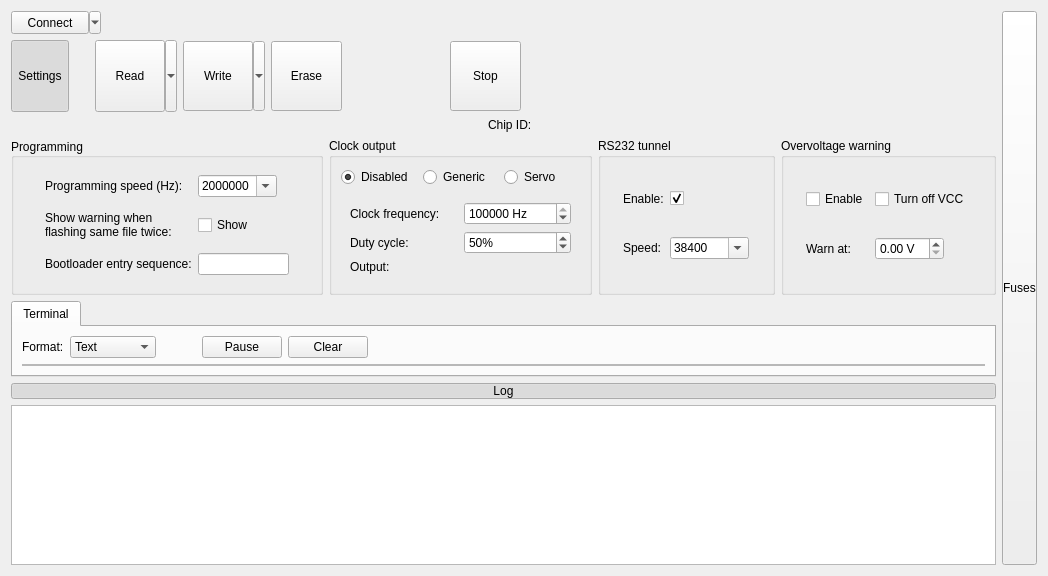
<?xml version="1.0" encoding="UTF-8"?>
<ui version="4.0">
 <class>FullProgrammerUI</class>
 <widget class="QWidget" name="FullProgrammerUI">
  <property name="geometry">
   <rect>
    <x>0</x>
    <y>0</y>
    <width>1048</width>
    <height>576</height>
   </rect>
  </property>
  <property name="windowTitle">
   <string>Form</string>
  </property>
  <layout class="QHBoxLayout" name="mainLayout">
   <item>
    <layout class="QVBoxLayout" name="verticalLayout" stretch="0,0,0,0,1,0,0">
     <item>
      <layout class="QHBoxLayout" name="topLayout" stretch="0,0,0,0,0">
       <item>
        <widget class="QToolButton" name="connectButton">
         <property name="sizePolicy">
          <sizepolicy hsizetype="Minimum" vsizetype="Fixed">
           <horstretch>0</horstretch>
           <verstretch>0</verstretch>
          </sizepolicy>
         </property>
         <property name="minimumSize">
          <size>
           <width>90</width>
           <height>23</height>
          </size>
         </property>
         <property name="text">
          <string>Connect</string>
         </property>
         <property name="popupMode">
          <enum>QToolButton::MenuButtonPopup</enum>
         </property>
         <property name="toolButtonStyle">
          <enum>Qt::ToolButtonTextOnly</enum>
         </property>
        </widget>
       </item>
       <item>
        <widget class="QLabel" name="progIcon">
         <property name="minimumSize">
          <size>
           <width>16</width>
           <height>16</height>
          </size>
         </property>
         <property name="maximumSize">
          <size>
           <width>16</width>
           <height>16</height>
          </size>
         </property>
         <property name="toolTip">
          <string>Programmer type</string>
         </property>
         <property name="text">
          <string/>
         </property>
        </widget>
       </item>
       <item>
        <widget class="QLabel" name="progName">
         <property name="sizePolicy">
          <sizepolicy hsizetype="Minimum" vsizetype="Preferred">
           <horstretch>0</horstretch>
           <verstretch>0</verstretch>
          </sizepolicy>
         </property>
         <property name="toolTip">
          <string>Programmer type</string>
         </property>
         <property name="text">
          <string/>
         </property>
        </widget>
       </item>
       <item>
        <spacer name="horizontalSpacer_6">
         <property name="orientation">
          <enum>Qt::Horizontal</enum>
         </property>
         <property name="sizeType">
          <enum>QSizePolicy::Fixed</enum>
         </property>
         <property name="sizeHint" stdset="0">
          <size>
           <width>40</width>
           <height>20</height>
          </size>
         </property>
        </spacer>
       </item>
       <item>
        <spacer name="horizontalSpacer">
         <property name="orientation">
          <enum>Qt::Horizontal</enum>
         </property>
         <property name="sizeType">
          <enum>QSizePolicy::Expanding</enum>
         </property>
         <property name="sizeHint" stdset="0">
          <size>
           <width>40</width>
           <height>20</height>
          </size>
         </property>
        </spacer>
       </item>
      </layout>
     </item>
     <item>
      <layout class="QHBoxLayout" name="horizontalLayout">
       <item>
        <widget class="QToolButton" name="settingsBtn">
         <property name="minimumSize">
          <size>
           <width>1</width>
           <height>72</height>
          </size>
         </property>
         <property name="text">
          <string>Settings</string>
         </property>
         <property name="icon">
          <iconset resource="../programmericons.qrc">
           <normaloff>:/icons/system_dark</normaloff>:/icons/system_dark</iconset>
         </property>
         <property name="iconSize">
          <size>
           <width>48</width>
           <height>48</height>
          </size>
         </property>
         <property name="checkable">
          <bool>true</bool>
         </property>
         <property name="checked">
          <bool>true</bool>
         </property>
         <property name="popupMode">
          <enum>QToolButton::DelayedPopup</enum>
         </property>
         <property name="toolButtonStyle">
          <enum>Qt::ToolButtonTextUnderIcon</enum>
         </property>
        </widget>
       </item>
       <item>
        <spacer name="horizontalSpacer_8">
         <property name="orientation">
          <enum>Qt::Horizontal</enum>
         </property>
         <property name="sizeType">
          <enum>QSizePolicy::Fixed</enum>
         </property>
         <property name="sizeHint" stdset="0">
          <size>
           <width>20</width>
           <height>20</height>
          </size>
         </property>
        </spacer>
       </item>
       <item>
        <widget class="QToolButton" name="readButton">
         <property name="minimumSize">
          <size>
           <width>82</width>
           <height>72</height>
          </size>
         </property>
         <property name="text">
          <string>Read</string>
         </property>
         <property name="icon">
          <iconset resource="../programmericons.qrc">
           <normaloff>:/icons/read_chip.png</normaloff>:/icons/read_chip.png</iconset>
         </property>
         <property name="iconSize">
          <size>
           <width>48</width>
           <height>48</height>
          </size>
         </property>
         <property name="popupMode">
          <enum>QToolButton::MenuButtonPopup</enum>
         </property>
         <property name="toolButtonStyle">
          <enum>Qt::ToolButtonTextUnderIcon</enum>
         </property>
         <property name="arrowType">
          <enum>Qt::NoArrow</enum>
         </property>
        </widget>
       </item>
       <item>
        <widget class="QToolButton" name="writeButton">
         <property name="sizePolicy">
          <sizepolicy hsizetype="Fixed" vsizetype="Fixed">
           <horstretch>0</horstretch>
           <verstretch>0</verstretch>
          </sizepolicy>
         </property>
         <property name="minimumSize">
          <size>
           <width>82</width>
           <height>70</height>
          </size>
         </property>
         <property name="styleSheet">
          <string notr="true"/>
         </property>
         <property name="text">
          <string>Write</string>
         </property>
         <property name="icon">
          <iconset resource="../programmericons.qrc">
           <normaloff>:/icons/write_chip.png</normaloff>:/icons/write_chip.png</iconset>
         </property>
         <property name="iconSize">
          <size>
           <width>48</width>
           <height>48</height>
          </size>
         </property>
         <property name="popupMode">
          <enum>QToolButton::MenuButtonPopup</enum>
         </property>
         <property name="toolButtonStyle">
          <enum>Qt::ToolButtonTextUnderIcon</enum>
         </property>
         <property name="autoRaise">
          <bool>false</bool>
         </property>
        </widget>
       </item>
       <item>
        <widget class="QToolButton" name="eraseButton">
         <property name="sizePolicy">
          <sizepolicy hsizetype="Fixed" vsizetype="Fixed">
           <horstretch>0</horstretch>
           <verstretch>0</verstretch>
          </sizepolicy>
         </property>
         <property name="minimumSize">
          <size>
           <width>71</width>
           <height>70</height>
          </size>
         </property>
         <property name="text">
          <string>Erase</string>
         </property>
         <property name="icon">
          <iconset resource="../programmericons.qrc">
           <normaloff>:/icons/erase_chip.png</normaloff>:/icons/erase_chip.png</iconset>
         </property>
         <property name="iconSize">
          <size>
           <width>48</width>
           <height>48</height>
          </size>
         </property>
         <property name="toolButtonStyle">
          <enum>Qt::ToolButtonTextUnderIcon</enum>
         </property>
        </widget>
       </item>
       <item>
        <spacer name="horizontalSpacer_5">
         <property name="orientation">
          <enum>Qt::Horizontal</enum>
         </property>
         <property name="sizeType">
          <enum>QSizePolicy::Fixed</enum>
         </property>
         <property name="sizeHint" stdset="0">
          <size>
           <width>13</width>
           <height>20</height>
          </size>
         </property>
        </spacer>
       </item>
       <item>
        <layout class="QHBoxLayout" name="hor_layout">
         <item>
          <widget class="QLabel" name="engineLabel">
           <property name="text">
            <string notr="true"/>
           </property>
           <property name="alignment">
            <set>Qt::AlignLeading|Qt::AlignLeft|Qt::AlignTop</set>
           </property>
          </widget>
         </item>
         <item>
          <layout class="QVBoxLayout" name="vddLayout"/>
         </item>
        </layout>
       </item>
       <item>
        <widget class="QLabel" name="vccLabel">
         <property name="sizePolicy">
          <sizepolicy hsizetype="Fixed" vsizetype="Preferred">
           <horstretch>0</horstretch>
           <verstretch>0</verstretch>
          </sizepolicy>
         </property>
         <property name="minimumSize">
          <size>
           <width>70</width>
           <height>0</height>
          </size>
         </property>
         <property name="font">
          <font>
           <pointsize>12</pointsize>
           <weight>75</weight>
           <bold>true</bold>
          </font>
         </property>
         <property name="toolTip">
          <string>Voltage</string>
         </property>
         <property name="autoFillBackground">
          <bool>false</bool>
         </property>
         <property name="text">
          <string/>
         </property>
         <property name="alignment">
          <set>Qt::AlignCenter</set>
         </property>
        </widget>
       </item>
       <item>
        <widget class="QToolButton" name="startStopBtn">
         <property name="sizePolicy">
          <sizepolicy hsizetype="Fixed" vsizetype="Fixed">
           <horstretch>0</horstretch>
           <verstretch>0</verstretch>
          </sizepolicy>
         </property>
         <property name="minimumSize">
          <size>
           <width>71</width>
           <height>70</height>
          </size>
         </property>
         <property name="styleSheet">
          <string notr="true"/>
         </property>
         <property name="text">
          <string>Stop</string>
         </property>
         <property name="icon">
          <iconset resource="../programmericons.qrc">
           <normaloff>:/icons/stop</normaloff>
           <normalon>:/icons/stop</normalon>
           <activeon>:/icons/stop</activeon>:/icons/stop</iconset>
         </property>
         <property name="iconSize">
          <size>
           <width>48</width>
           <height>48</height>
          </size>
         </property>
         <property name="checkable">
          <bool>false</bool>
         </property>
         <property name="popupMode">
          <enum>QToolButton::DelayedPopup</enum>
         </property>
         <property name="toolButtonStyle">
          <enum>Qt::ToolButtonTextUnderIcon</enum>
         </property>
         <property name="autoRaise">
          <bool>false</bool>
         </property>
         <property name="arrowType">
          <enum>Qt::NoArrow</enum>
         </property>
        </widget>
       </item>
       <item>
        <spacer name="horizontalSpacer_3">
         <property name="orientation">
          <enum>Qt::Horizontal</enum>
         </property>
         <property name="sizeType">
          <enum>QSizePolicy::Expanding</enum>
         </property>
         <property name="sizeHint" stdset="0">
          <size>
           <width>40</width>
           <height>20</height>
          </size>
         </property>
        </spacer>
       </item>
      </layout>
     </item>
     <item>
      <layout class="QHBoxLayout" name="toolLayout" stretch="0,0,0,0">
       <item>
        <widget class="QLabel" name="filename">
         <property name="sizePolicy">
          <sizepolicy hsizetype="Fixed" vsizetype="Preferred">
           <horstretch>0</horstretch>
           <verstretch>0</verstretch>
          </sizepolicy>
         </property>
         <property name="text">
          <string>&lt;No file loaded&gt;</string>
         </property>
        </widget>
       </item>
       <item>
        <widget class="QLabel" name="filedate">
         <property name="sizePolicy">
          <sizepolicy hsizetype="Expanding" vsizetype="Preferred">
           <horstretch>0</horstretch>
           <verstretch>0</verstretch>
          </sizepolicy>
         </property>
         <property name="text">
          <string notr="true"/>
         </property>
        </widget>
       </item>
       <item>
        <widget class="QLabel" name="label_2">
         <property name="text">
          <string>Chip ID:</string>
         </property>
        </widget>
       </item>
       <item>
        <widget class="QLabel" name="chipIdLabel">
         <property name="sizePolicy">
          <sizepolicy hsizetype="Expanding" vsizetype="Preferred">
           <horstretch>0</horstretch>
           <verstretch>0</verstretch>
          </sizepolicy>
         </property>
         <property name="text">
          <string notr="true"/>
         </property>
        </widget>
       </item>
      </layout>
     </item>
     <item>
      <layout class="QHBoxLayout" name="horizontalLayout_2">
       <item>
        <widget class="QGroupBox" name="progBox">
         <property name="title">
          <string>Programming</string>
         </property>
         <property name="alignment">
          <set>Qt::AlignLeading|Qt::AlignLeft|Qt::AlignVCenter</set>
         </property>
         <layout class="QGridLayout" name="gridLayout">
          <item row="0" column="1">
           <widget class="QLabel" name="label">
            <property name="sizePolicy">
             <sizepolicy hsizetype="Fixed" vsizetype="Fixed">
              <horstretch>0</horstretch>
              <verstretch>0</verstretch>
             </sizepolicy>
            </property>
            <property name="text">
             <string>Programming speed (Hz):</string>
            </property>
           </widget>
          </item>
          <item row="0" column="2">
           <widget class="QComboBox" name="progSpeedBox">
            <property name="sizePolicy">
             <sizepolicy hsizetype="Fixed" vsizetype="Fixed">
              <horstretch>0</horstretch>
              <verstretch>0</verstretch>
             </sizepolicy>
            </property>
            <property name="editable">
             <bool>true</bool>
            </property>
            <property name="currentIndex">
             <number>3</number>
            </property>
            <property name="sizeAdjustPolicy">
             <enum>QComboBox::AdjustToContents</enum>
            </property>
            <item>
             <property name="text">
              <string>250000</string>
             </property>
            </item>
            <item>
             <property name="text">
              <string>500000</string>
             </property>
            </item>
            <item>
             <property name="text">
              <string>1000000</string>
             </property>
            </item>
            <item>
             <property name="text">
              <string>2000000</string>
             </property>
            </item>
           </widget>
          </item>
          <item row="1" column="1">
           <widget class="QLabel" name="label_4">
            <property name="text">
             <string>Show warning when
flashing same file twice:</string>
            </property>
           </widget>
          </item>
          <item row="1" column="2">
           <widget class="QCheckBox" name="flashWarnBox">
            <property name="text">
             <string>Show</string>
            </property>
           </widget>
          </item>
          <item row="0" column="3">
           <spacer name="horizontalSpacer_12">
            <property name="orientation">
             <enum>Qt::Horizontal</enum>
            </property>
            <property name="sizeHint" stdset="0">
             <size>
              <width>40</width>
              <height>20</height>
             </size>
            </property>
           </spacer>
          </item>
          <item row="0" column="0">
           <spacer name="horizontalSpacer_13">
            <property name="orientation">
             <enum>Qt::Horizontal</enum>
            </property>
            <property name="sizeHint" stdset="0">
             <size>
              <width>40</width>
              <height>20</height>
             </size>
            </property>
           </spacer>
          </item>
          <item row="2" column="1">
           <widget class="QLabel" name="bootseqLabel">
            <property name="toolTip">
             <string>Bytes which cause running program to restart into bootloader. Hex or normal numbers separateed by spaces.</string>
            </property>
            <property name="text">
             <string>Bootloader entry sequence:</string>
            </property>
           </widget>
          </item>
          <item row="2" column="2">
           <widget class="QLineEdit" name="bootseqEdit">
            <property name="toolTip">
             <string>Bytes which cause running program to restart into bootloader. Hex or normal numbers separateed by spaces.</string>
            </property>
           </widget>
          </item>
         </layout>
        </widget>
       </item>
       <item>
        <widget class="QGroupBox" name="pwmBox">
         <property name="sizePolicy">
          <sizepolicy hsizetype="Preferred" vsizetype="Minimum">
           <horstretch>0</horstretch>
           <verstretch>0</verstretch>
          </sizepolicy>
         </property>
         <property name="title">
          <string>Clock output</string>
         </property>
         <layout class="QVBoxLayout" name="verticalLayout_3">
          <item>
           <layout class="QHBoxLayout" name="horizontalLayout_5">
            <item>
             <widget class="QRadioButton" name="disablePwmRadio">
              <property name="text">
               <string>Disabled</string>
              </property>
              <property name="checked">
               <bool>true</bool>
              </property>
              <attribute name="buttonGroup">
               <string>pwmRadioGroup</string>
              </attribute>
             </widget>
            </item>
            <item>
             <widget class="QRadioButton" name="genericPwmRadio">
              <property name="text">
               <string>Generic</string>
              </property>
              <attribute name="buttonGroup">
               <string>pwmRadioGroup</string>
              </attribute>
             </widget>
            </item>
            <item>
             <widget class="QRadioButton" name="servoPwmRadio">
              <property name="text">
               <string>Servo</string>
              </property>
              <attribute name="buttonGroup">
               <string>pwmRadioGroup</string>
              </attribute>
             </widget>
            </item>
           </layout>
          </item>
          <item>
           <widget class="QStackedWidget" name="pwmStack">
            <property name="sizePolicy">
             <sizepolicy hsizetype="Preferred" vsizetype="Minimum">
              <horstretch>0</horstretch>
              <verstretch>0</verstretch>
             </sizepolicy>
            </property>
            <property name="currentIndex">
             <number>1</number>
            </property>
            <widget class="QWidget" name="page_3"/>
            <widget class="QWidget" name="page">
             <layout class="QGridLayout" name="gridLayout_4">
              <item row="0" column="1">
               <widget class="QSpinBox" name="pwmFreqSpin">
                <property name="suffix">
                 <string> Hz</string>
                </property>
                <property name="maximum">
                 <number>1000000000</number>
                </property>
                <property name="singleStep">
                 <number>1000000</number>
                </property>
                <property name="value">
                 <number>16000000</number>
                </property>
               </widget>
              </item>
              <item row="0" column="0">
               <widget class="QLabel" name="label_8">
                <property name="text">
                 <string>Clock frequency:</string>
                </property>
               </widget>
              </item>
              <item row="1" column="0">
               <widget class="QLabel" name="label_9">
                <property name="text">
                 <string>Duty cycle:</string>
                </property>
               </widget>
              </item>
              <item row="1" column="1">
               <widget class="QSpinBox" name="dutySpin">
                <property name="suffix">
                 <string>%</string>
                </property>
                <property name="maximum">
                 <number>100</number>
                </property>
                <property name="value">
                 <number>50</number>
                </property>
               </widget>
              </item>
              <item row="2" column="0">
               <widget class="QLabel" name="label_12">
                <property name="toolTip">
                 <string>Real output frequency and duty cycle can vary from requested values because shupito is can make only certain frequencies.</string>
                </property>
                <property name="text">
                 <string>Output:</string>
                </property>
               </widget>
              </item>
              <item row="2" column="1">
               <widget class="QLabel" name="pwmReal">
                <property name="text">
                 <string/>
                </property>
               </widget>
              </item>
             </layout>
            </widget>
            <widget class="QWidget" name="page_2">
             <layout class="QVBoxLayout" name="verticalLayout_4">
              <item>
               <layout class="QHBoxLayout" name="horizontalLayout_7">
                <item>
                 <widget class="QSpinBox" name="servoPosSpin">
                  <property name="suffix">
                   <string>°</string>
                  </property>
                  <property name="minimum">
                   <number>0</number>
                  </property>
                  <property name="maximum">
                   <number>180</number>
                  </property>
                  <property name="value">
                   <number>90</number>
                  </property>
                 </widget>
                </item>
                <item>
                 <widget class="QSlider" name="servoPosSlider">
                  <property name="minimum">
                   <number>0</number>
                  </property>
                  <property name="maximum">
                   <number>180</number>
                  </property>
                  <property name="value">
                   <number>90</number>
                  </property>
                  <property name="orientation">
                   <enum>Qt::Horizontal</enum>
                  </property>
                  <property name="tickPosition">
                   <enum>QSlider::TicksBelow</enum>
                  </property>
                  <property name="tickInterval">
                   <number>0</number>
                  </property>
                 </widget>
                </item>
               </layout>
              </item>
              <item>
               <layout class="QHBoxLayout" name="horizontalLayout_6">
                <item>
                 <widget class="QLabel" name="label_10">
                  <property name="text">
                   <string>Min:</string>
                  </property>
                 </widget>
                </item>
                <item>
                 <widget class="QDoubleSpinBox" name="minServoPeriodBox">
                  <property name="suffix">
                   <string> ms</string>
                  </property>
                  <property name="minimum">
                   <double>0.100000000000000</double>
                  </property>
                  <property name="maximum">
                   <double>20.000000000000000</double>
                  </property>
                  <property name="value">
                   <double>0.500000000000000</double>
                  </property>
                 </widget>
                </item>
                <item>
                 <widget class="QLabel" name="label_11">
                  <property name="text">
                   <string>Max:</string>
                  </property>
                 </widget>
                </item>
                <item>
                 <widget class="QDoubleSpinBox" name="maxServoPeriodBox">
                  <property name="suffix">
                   <string> ms</string>
                  </property>
                  <property name="minimum">
                   <double>0.100000000000000</double>
                  </property>
                  <property name="maximum">
                   <double>20.000000000000000</double>
                  </property>
                  <property name="value">
                   <double>2.500000000000000</double>
                  </property>
                 </widget>
                </item>
               </layout>
              </item>
             </layout>
            </widget>
           </widget>
          </item>
         </layout>
        </widget>
       </item>
       <item>
        <widget class="QGroupBox" name="tunnelBox">
         <property name="title">
          <string>RS232 tunnel</string>
         </property>
         <layout class="QGridLayout" name="gridLayout_2">
          <item row="1" column="1">
           <widget class="QLabel" name="label_5">
            <property name="sizePolicy">
             <sizepolicy hsizetype="Fixed" vsizetype="Fixed">
              <horstretch>0</horstretch>
              <verstretch>0</verstretch>
             </sizepolicy>
            </property>
            <property name="text">
             <string>Speed:</string>
            </property>
            <property name="alignment">
             <set>Qt::AlignLeading|Qt::AlignLeft|Qt::AlignVCenter</set>
            </property>
           </widget>
          </item>
          <item row="1" column="2">
           <widget class="QComboBox" name="tunnelSpeedBox">
            <property name="enabled">
             <bool>true</bool>
            </property>
            <property name="sizePolicy">
             <sizepolicy hsizetype="Fixed" vsizetype="Fixed">
              <horstretch>0</horstretch>
              <verstretch>0</verstretch>
             </sizepolicy>
            </property>
            <property name="editable">
             <bool>true</bool>
            </property>
            <property name="sizeAdjustPolicy">
             <enum>QComboBox::AdjustToContents</enum>
            </property>
            <property name="minimumContentsLength">
             <number>1</number>
            </property>
            <item>
             <property name="text">
              <string>38400</string>
             </property>
            </item>
            <item>
             <property name="text">
              <string>57600</string>
             </property>
            </item>
            <item>
             <property name="text">
              <string>115200</string>
             </property>
            </item>
            <item>
             <property name="text">
              <string>500000</string>
             </property>
            </item>
            <item>
             <property name="text">
              <string>1000000</string>
             </property>
            </item>
            <item>
             <property name="text">
              <string>1500000</string>
             </property>
            </item>
            <item>
             <property name="text">
              <string>2000000</string>
             </property>
            </item>
           </widget>
          </item>
          <item row="1" column="3">
           <spacer name="horizontalSpacer_10">
            <property name="orientation">
             <enum>Qt::Horizontal</enum>
            </property>
            <property name="sizeHint" stdset="0">
             <size>
              <width>40</width>
              <height>20</height>
             </size>
            </property>
           </spacer>
          </item>
          <item row="0" column="0">
           <spacer name="horizontalSpacer_11">
            <property name="orientation">
             <enum>Qt::Horizontal</enum>
            </property>
            <property name="sizeHint" stdset="0">
             <size>
              <width>40</width>
              <height>20</height>
             </size>
            </property>
           </spacer>
          </item>
          <item row="0" column="2">
           <widget class="QCheckBox" name="tunnelCheck">
            <property name="text">
             <string/>
            </property>
            <property name="checked">
             <bool>true</bool>
            </property>
            <property name="autoExclusive">
             <bool>false</bool>
            </property>
            <property name="tristate">
             <bool>false</bool>
            </property>
           </widget>
          </item>
          <item row="0" column="1">
           <widget class="QLabel" name="label_6">
            <property name="text">
             <string>Enable:</string>
            </property>
           </widget>
          </item>
         </layout>
        </widget>
       </item>
       <item>
        <widget class="QGroupBox" name="overvccBox">
         <property name="title">
          <string>Overvoltage warning</string>
         </property>
         <layout class="QGridLayout" name="gridLayout_3">
          <item row="1" column="1">
           <widget class="QLabel" name="label_3">
            <property name="text">
             <string>Warn at:</string>
            </property>
           </widget>
          </item>
          <item row="1" column="2">
           <widget class="QDoubleSpinBox" name="over_val">
            <property name="sizePolicy">
             <sizepolicy hsizetype="Fixed" vsizetype="Fixed">
              <horstretch>0</horstretch>
              <verstretch>0</verstretch>
             </sizepolicy>
            </property>
            <property name="suffix">
             <string> V</string>
            </property>
            <property name="value">
             <double>0.000000000000000</double>
            </property>
           </widget>
          </item>
          <item row="0" column="1">
           <widget class="QCheckBox" name="over_enable">
            <property name="text">
             <string>Enable</string>
            </property>
           </widget>
          </item>
          <item row="0" column="2">
           <widget class="QCheckBox" name="over_turnoff">
            <property name="enabled">
             <bool>true</bool>
            </property>
            <property name="text">
             <string>Turn off VCC</string>
            </property>
           </widget>
          </item>
          <item row="0" column="3">
           <spacer name="horizontalSpacer_2">
            <property name="orientation">
             <enum>Qt::Horizontal</enum>
            </property>
            <property name="sizeHint" stdset="0">
             <size>
              <width>40</width>
              <height>20</height>
             </size>
            </property>
           </spacer>
          </item>
          <item row="0" column="0">
           <spacer name="horizontalSpacer_9">
            <property name="orientation">
             <enum>Qt::Horizontal</enum>
            </property>
            <property name="sizeHint" stdset="0">
             <size>
              <width>40</width>
              <height>20</height>
             </size>
            </property>
           </spacer>
          </item>
         </layout>
        </widget>
       </item>
      </layout>
     </item>
     <item>
      <widget class="QTabWidget" name="memTabs">
       <property name="currentIndex">
        <number>0</number>
       </property>
       <widget class="QWidget" name="tab">
        <attribute name="title">
         <string>Terminal</string>
        </attribute>
        <layout class="QVBoxLayout" name="verticalLayout_2">
         <item>
          <layout class="QHBoxLayout" name="horizontalLayout_3">
           <item>
            <widget class="QLabel" name="label_7">
             <property name="text">
              <string>Format:</string>
             </property>
            </widget>
           </item>
           <item>
            <widget class="QComboBox" name="fmtBox">
             <property name="sizeAdjustPolicy">
              <enum>QComboBox::AdjustToContents</enum>
             </property>
             <item>
              <property name="text">
               <string>Text</string>
              </property>
             </item>
             <item>
              <property name="text">
               <string>Hex dump</string>
              </property>
             </item>
            </widget>
           </item>
           <item>
            <spacer name="horizontalSpacer_15">
             <property name="orientation">
              <enum>Qt::Horizontal</enum>
             </property>
             <property name="sizeType">
              <enum>QSizePolicy::Fixed</enum>
             </property>
             <property name="sizeHint" stdset="0">
              <size>
               <width>40</width>
               <height>20</height>
              </size>
             </property>
            </spacer>
           </item>
           <item>
            <widget class="QPushButton" name="pauseBtn">
             <property name="text">
              <string>Pause</string>
             </property>
             <property name="checkable">
              <bool>true</bool>
             </property>
            </widget>
           </item>
           <item>
            <widget class="QPushButton" name="clearBtn">
             <property name="text">
              <string>Clear</string>
             </property>
            </widget>
           </item>
           <item>
            <spacer name="horizontalSpacer_14">
             <property name="orientation">
              <enum>Qt::Horizontal</enum>
             </property>
             <property name="sizeHint" stdset="0">
              <size>
               <width>40</width>
               <height>20</height>
              </size>
             </property>
            </spacer>
           </item>
          </layout>
         </item>
         <item>
          <widget class="Terminal" name="terminal">
           <property name="frameShape">
            <enum>QFrame::StyledPanel</enum>
           </property>
           <property name="frameShadow">
            <enum>QFrame::Raised</enum>
           </property>
          </widget>
         </item>
        </layout>
       </widget>
      </widget>
     </item>
     <item>
      <widget class="QPushButton" name="hideLogBtn">
       <property name="styleSheet">
        <string notr="true">padding:0px</string>
       </property>
       <property name="text">
        <string>Log</string>
       </property>
       <property name="checkable">
        <bool>true</bool>
       </property>
       <property name="checked">
        <bool>true</bool>
       </property>
       <property name="flat">
        <bool>false</bool>
       </property>
      </widget>
     </item>
     <item>
      <widget class="QPlainTextEdit" name="logText">
       <property name="readOnly">
        <bool>true</bool>
       </property>
      </widget>
     </item>
    </layout>
   </item>
   <item>
    <widget class="QWidget" name="fuseContainer" native="true">
     <layout class="QHBoxLayout" name="horizontalLayout_4">
      <property name="margin">
       <number>0</number>
      </property>
      <item>
       <widget class="RotateButton" name="hideFusesBtn">
        <property name="sizePolicy">
         <sizepolicy hsizetype="Minimum" vsizetype="Expanding">
          <horstretch>0</horstretch>
          <verstretch>0</verstretch>
         </sizepolicy>
        </property>
        <property name="styleSheet">
         <string notr="true">padding: 0px</string>
        </property>
        <property name="text">
         <string>Fuses</string>
        </property>
        <property name="checkable">
         <bool>true</bool>
        </property>
        <property name="flat">
         <bool>false</bool>
        </property>
       </widget>
      </item>
     </layout>
    </widget>
   </item>
  </layout>
 </widget>
 <customwidgets>
  <customwidget>
   <class>RotateButton</class>
   <extends>QPushButton</extends>
   <header location="global">src/ui/rotatebutton.h</header>
  </customwidget>
  <customwidget>
   <class>Terminal</class>
   <extends>QFrame</extends>
   <header>../src/ui/terminal.h</header>
   <container>1</container>
  </customwidget>
 </customwidgets>
 <resources>
  <include location="../programmericons.qrc"/>
 </resources>
 <connections/>
 <buttongroups>
  <buttongroup name="pwmRadioGroup"/>
 </buttongroups>
</ui>
